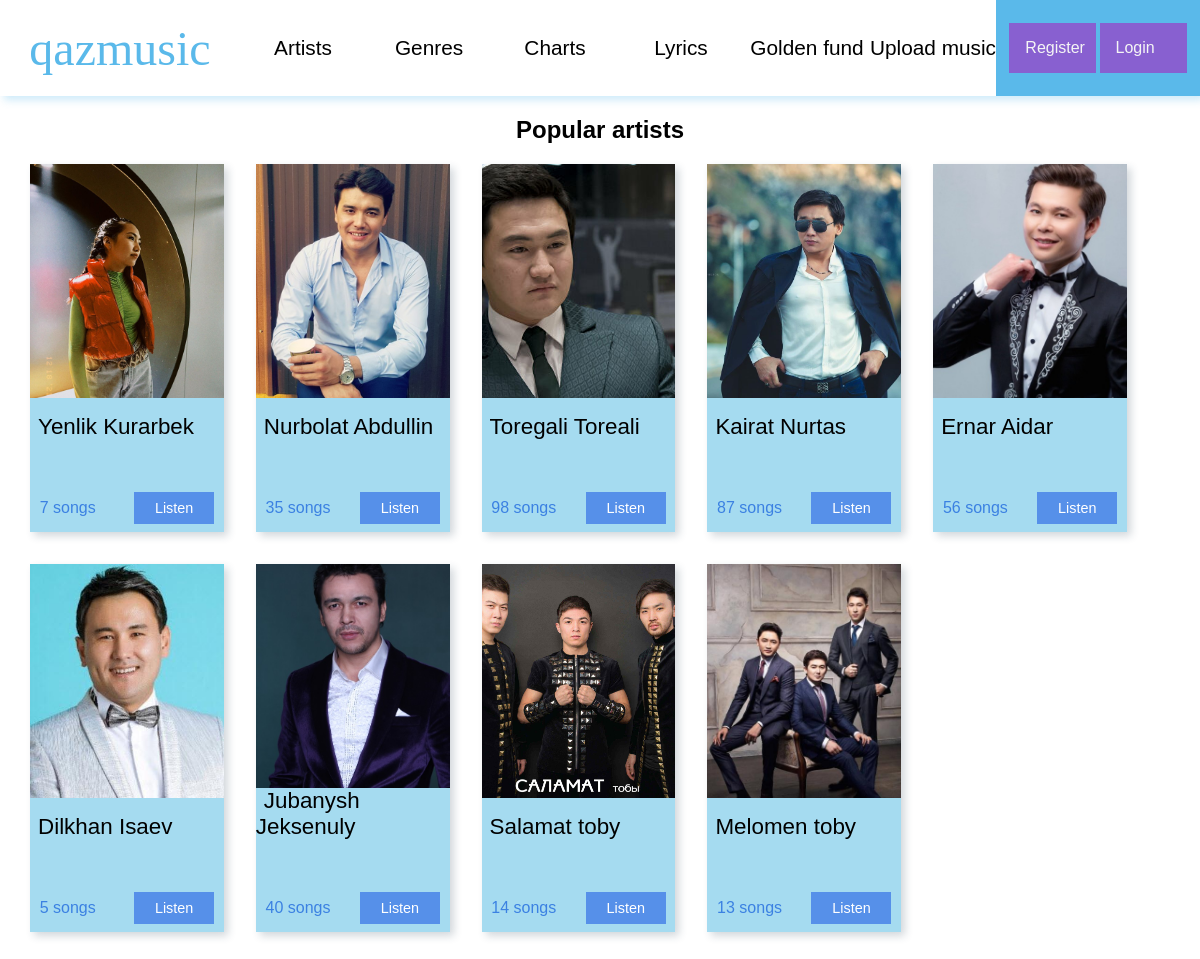
/artists, run on the app's committed database.
### qazmusic/models.py (models this page shows, shortened)
class Artists(models.Model):
    name = models.CharField(max_length=255, db_index=True)
    surname = models.CharField(max_length=255, db_index=True, null=True)
    repertoire = models.IntegerField(verbose_name='repertoire', null=True)
    photo = models.ImageField(upload_to='photo/', null=True)
    def get_absolute_url(self):
        return reverse('artist-view', kwargs={
            'artist_id': self.pk,
            'fullname': self.name + '-' + self.surname
        })
    class Meta:
        verbose_name = 'Artist'
        verbose_name_plural = 'Artists'

### qazmusic/views.py (the view)
# urls.py: path('artists', ShowArtists.as_view(), name='artists'),
class ShowArtists(DataMixin, ListView):
    model = Artists
    template_name = 'qazmusic/artists.html'
    context_object_name = 'artists_list'
    allow_empty = False
    def get_context_data(self, *, object_list=None, **kwargs):
        context = super().get_context_data(**kwargs)
        c_def = self.get_user_context(title='qazmusic - Artists')
        return dict(list(context.items()) + list(c_def.items()))

### qazmusic/utils.py (called while the page is built)
def get_tracks():
    get_tracks = Tracks.objects.all()
    return get_tracks

    def get_user_context(self, **kwargs):
        context = kwargs
        context['header_menu'] = header_menu
        context['tracks'] = get_tracks()
        return context

### qazmusic/templates/qazmusic/artists.html
{% extends 'qazmusic/base.html' %}
{% load static %}
{% block content %}
    <link rel="stylesheet" href="{% static 'qazmusic/css/artists-list.css' %}">
    <main class="artists-page">
        <h2>Popular artists</h2>
        <div class="cards">
            {% for artist in artists_list %}
                <div class="card-div">
                    <div class="top">
                        <div class="first"
                             style="background: url('{{ artist.photo.url }}') no-repeat center;
                                     background-size: cover;
                                     "
                        >
                        </div>
                        <div class="second">
                            <span>{{ artist.name }} {{ artist.surname }}</span>
                        </div>
                    </div>
                    <div class="bottom">
                        <span>{{ artist.repertoire }} songs</span>
                        <a href="{{ artist.get_absolute_url }}">
                            Listen
                        </a>
                    </div>
                </div>
            {% endfor %}
        </div>
    </main>
{% endblock %}

### qazmusic/static/qazmusic/css/style.css (style rules this page uses)
html, body { width: 100%; height: 100vh; font-family: "Mark Pro", sans-serif; margin: 0; padding: 0; }

### qazmusic/static/qazmusic/css/artists-list.css (style rules this page uses)
.artists-page { display: flex; flex-direction: column; justify-content: center; align-items: center; }
.cards { width: 95%; height: auto; display: flex; flex-wrap: wrap; }
.card-div { width: 17%; height: 23rem; display: flex; flex-direction: column; justify-content: space-between; align-items: center; margin: 0 2rem 2rem 0; background-color: rgba(132, 206, 235, 0.73); box-shadow: 4px 4px 8px 0 rgba(34, 60, 80, 0.2); transition: background-color 0.4s ease; }
.card-div > .top { width: 100%; height: 75%; display: flex; flex-direction: column; justify-content: space-between; }
.top > .second > span { padding: 0.5rem; font-size: 1.4rem; }
.first { width: 100%; height: 85%; }
.bottom { width: 90%; display: flex; justify-content: space-between; align-items: center; padding: 0.5rem; user-select: none; }
.bottom span { color: #3b81e2; }
.bottom a { text-decoration: none; color: white; width: 5rem; height: 2rem; display: flex; justify-content: center; text-align: center; align-items: center; background-color: #5690e9; font-size: 0.9rem; transition: background-color 0.4s ease; }

### data on the page
Artists: photo (picture), name "Yenlik", surname "Kurarbek", repertoire "7"
Artists: photo (picture), name "Nurbolat", surname "Abdullin", repertoire "35"
Artists: photo (picture), name "Toregali", surname "Toreali", repertoire "98"
Artists: photo (picture), name "Kairat", surname "Nurtas", repertoire "87"
Artists: photo (picture), name "Ernar", surname "Aidar", repertoire "56"
Artists: photo (picture), name "Dilkhan", surname "Isaev", repertoire "5"
Artists: photo (picture), name "Jubanysh", surname "Jeksenuly", repertoire "40"
Artists: photo (picture), name "Salamat", surname "toby", repertoire "14"
Artists: photo (picture), name "Melomen", surname "toby", repertoire "13"

### other printed values
{{ title }} "Artists" "Genres" "Charts" "Lyrics" "Golden fund" "Upload music"
